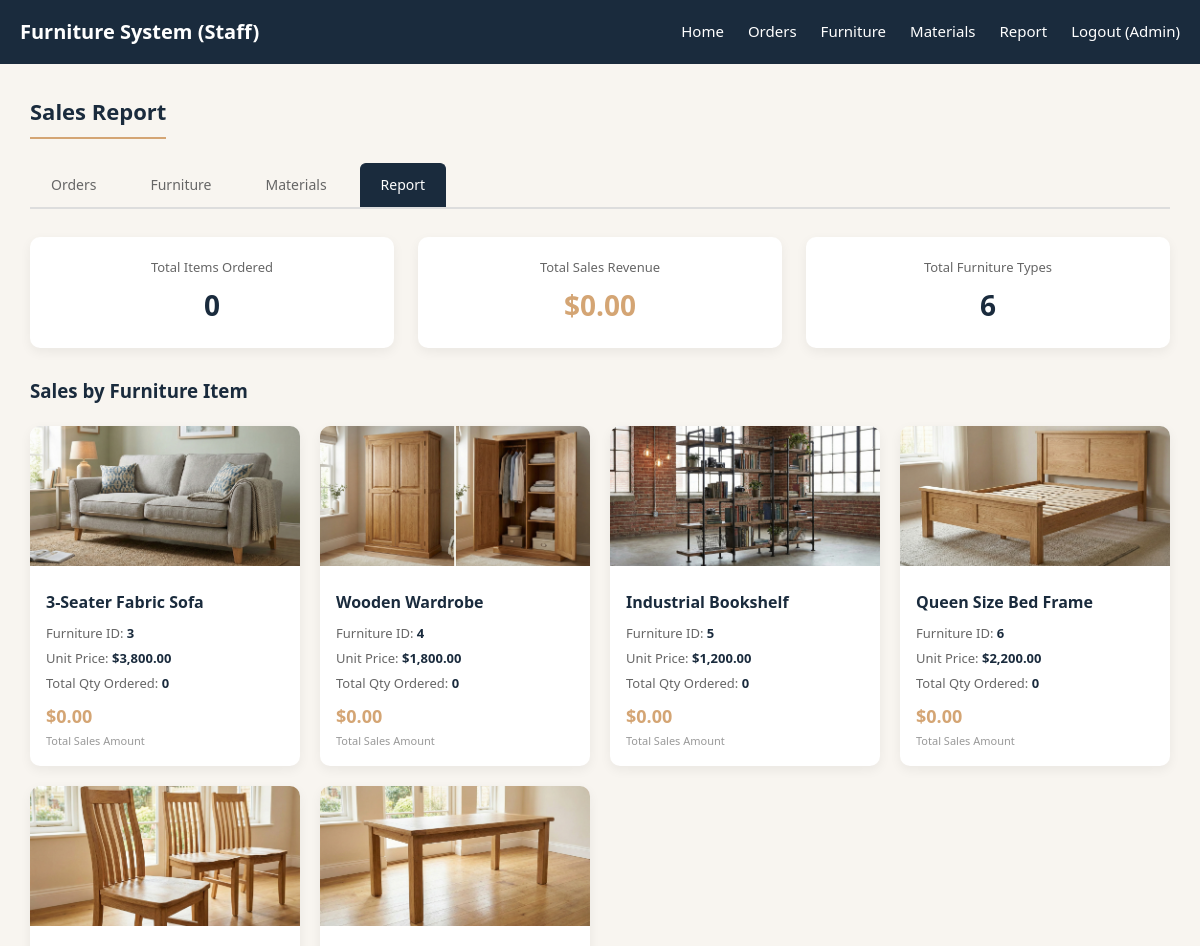
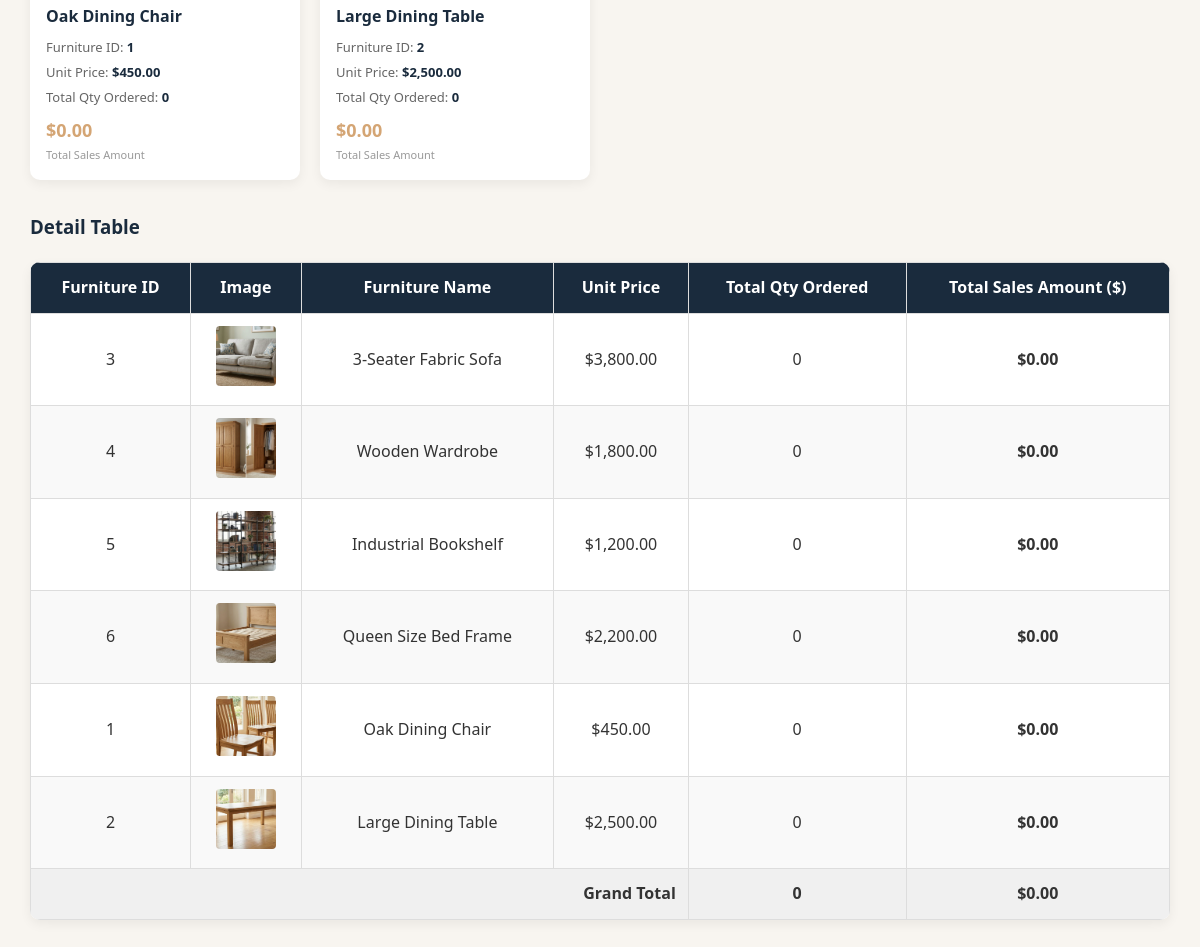
The page /admin_report.php (signed in) on the database its author committed (2 pictures, top to bottom).
### tables this page shows
CREATE TABLE Furniture (
    furnitureID          INT            NOT NULL AUTO_INCREMENT,
    furnitureSKU         VARCHAR(20)    DEFAULT NULL,
    furnitureName        VARCHAR(255)   NOT NULL,
    furnitureModel       VARCHAR(50)    DEFAULT NULL,
    furnitureDescription VARCHAR(255)   NOT NULL,
    furniturePrice       DECIMAL(10, 2) NOT NULL,
    furnitureImage       VARCHAR(255)   DEFAULT NULL,
    furnitureCategory    VARCHAR(100)   DEFAULT NULL,
    furnitureStockStatus INT            NOT NULL DEFAULT 1,  
    PRIMARY KEY (furnitureID)
);

### admin_report.php (the view, shortened to what this page needs)
<?php
require_once('3_Connections/DB_Configuration.php');
$sql = "SELECT f.furnitureID,
               f.furnitureName,
               f.furnitureImage,
               f.furniturePrice,
               IFNULL(SUM(of.orderQty), 0)                        AS totalQty,
               IFNULL(SUM(of.orderQty * f.furniturePrice), 0.00)  AS totalSales
        FROM Furniture f
        LEFT JOIN OrderFurniture of ON f.furnitureID = of.furnitureID
        GROUP BY f.furnitureID
        ORDER BY totalSales DESC";
$report = mysqli_query($conn, $sql);
$grandQty   = 0;
$grandSales = 0.0;
$rows       = array();
if ($report) {
    while ($r = mysqli_fetch_assoc($report)) {
        $grandQty   += (int)$r['totalQty'];
        $grandSales += (float)$r['totalSales'];
        $rows[]      = $r;
    }
}
$staffName = isset($_SESSION['staffName']) ? $_SESSION['staffName'] : 'Staff';
?>
<!DOCTYPE html>
<html lang="en">
<head>
    <link rel="stylesheet" href="css/style.css">
    <link rel="stylesheet" href="css/admin.css">
</head>
<body>
<nav>
    <div class="container nav-inner">
        <div class="logo">Furniture System (Staff)</div>
        <ul class="nav-links">
            <li><a href="index.php">Home</a></li>
            <li><a href="admin.php">Orders</a></li>
            <li><a href="admin_furniture.php">Furniture</a></li>
            <li><a href="admin_material.php">Materials</a></li>
            <li><a href="admin_report.php">Report</a></li>
            <li><a href="logout.php">Logout (<?php echo htmlspecialchars($staffName); ?>)</a></li>
        </ul>
    </div>
</nav>
<div class="admin-container">
    <h2 class="section-title">Sales Report</h2>
    <div class="admin-tabs">
        <a href="admin.php">Orders</a>
        <a href="admin_furniture.php">Furniture</a>
        <a href="admin_material.php">Materials</a>
        <a href="admin_report.php" class="active">Report</a>
    </div>
    <div style="display:flex;gap:24px;margin-bottom:28px;flex-wrap:wrap;">
        <div class="form-box" style="flex:1;min-width:200px;text-align:center;padding:20px;">
            <div style="font-size:13px;color:#666;margin-bottom:6px;">Total Items Ordered</div>
            <div style="font-size:28px;font-weight:700;color:var(--primary);"><?php echo number_format($grandQty); ?></div>
        </div>
        <div class="form-box" style="flex:1;min-width:200px;text-align:center;padding:20px;">
            <div style="font-size:13px;color:#666;margin-bottom:6px;">Total Sales Revenue</div>
            <div style="font-size:28px;font-weight:700;color:var(--secondary);">$<?php echo number_format($grandSales, 2); ?></div>
        </div>
        <div class="form-box" style="flex:1;min-width:200px;text-align:center;padding:20px;">
            <div style="font-size:13px;color:#666;margin-bottom:6px;">Total Furniture Types</div>
            <div style="font-size:28px;font-weight:700;color:var(--primary);"><?php echo count($rows); ?></div>
        </div>
    </div>
    <h3 style="color:var(--primary);margin-bottom:16px;">Sales by Furniture Item</h3>
    <div class="report-grid">
        <?php foreach ($rows as $r): ?>
        <div class="report-card">
            <?php $imgPath = '1_Resources/furntiure_images/' . ($r['furnitureImage'] ? $r['furnitureImage'] : 'default.png'); ?>
            <img src="<?php echo htmlspecialchars($imgPath); ?>" alt="<?php echo htmlspecialchars($r['furnitureName']); ?>"
                 class="report-card-img" onerror="this.src='https://placehold.co/400x140?text=No+Image'">
            <div class="report-card-body">
                <div class="report-card-title"><?php echo htmlspecialchars($r['furnitureName']); ?></div>
                <div class="report-stat">Furniture ID: <span><?php echo $r['furnitureID']; ?></span></div>
                <div class="report-stat">Unit Price: <span>$<?php echo number_format($r['furniturePrice'], 2); ?></span></div>
                <div class="report-stat">Total Qty Ordered: <span><?php echo number_format($r['totalQty']); ?></span></div>
                <div class="report-total">$<?php echo number_format($r['totalSales'], 2); ?></div>
                <div style="font-size:11px;color:#999;margin-top:2px;">Total Sales Amount</div>
            </div>
        </div>
        <?php endforeach; ?>
    </div>
    <h3 style="color:var(--primary);margin:32px 0 8px;">Detail Table</h3>
    <table>
        <thead>
        <tr>
            <th>Furniture ID</th>
            <th>Image</th>
            <th>Furniture Name</th>
            <th>Unit Price</th>
            <th>Total Qty Ordered</th>
            <th>Total Sales Amount ($)</th>
        </tr>
        </thead>
        <tbody>
        <?php foreach ($rows as $r): ?>
        <tr>
            <td><?php echo $r['furnitureID']; ?></td>
            <td>
                <img src="<?php echo htmlspecialchars('1_Resources/furntiure_images/' . ($r['furnitureImage'] ? $r['furnitureImage'] : 'default.png')); ?>"
                     class="table-img" onerror="this.style.display='none'" alt="">
            </td>
            <td><?php echo htmlspecialchars($r['furnitureName']); ?></td>
            <td>$<?php echo number_format($r['furniturePrice'], 2); ?></td>
            <td><?php echo number_format($r['totalQty']); ?></td>
            <td><strong>$<?php echo number_format($r['totalSales'], 2); ?></strong></td>
        </tr>
        <?php endforeach; ?>
        </tbody>
        <tfoot>
        <tr style="background:#f0f0f0;font-weight:700;">
            <td colspan="4" style="text-align:right;">Grand Total</td>
            <td><?php echo number_format($grandQty); ?></td>
            <td>$<?php echo number_format($grandSales, 2); ?></td>
        </tr>
        </tfoot>
    </table>
</div>
</body>
</html>

### css/style.css (style rules this page uses)
* { margin: 0; padding: 0; box-sizing: border-box; font-family: 'Segoe UI', Roboto, Helvetica, Arial, sans-serif; }
:root { --primary: #1a2b3d; --secondary: #d4a574; --light: #f8f5f0; --white: #fff; --gray: #666; --light-gray: #f1f1f1; --radius: 10px; --shadow: 0 4px 12px rgba(0, 0, 0, 0.06); --transition: 0.3s ease; }
body { background: var(--light); color: #333; line-height: 1.6; }
.container { max-width: 1200px; margin: 0 auto; padding: 0 20px; }
nav { background: var(--primary); padding: 16px 0; position: sticky; top: 0; z-index: 99; }
.nav-inner { display: flex; justify-content: space-between; align-items: center; }
.logo { color: var(--white); font-size: 20px; font-weight: 600; }
.nav-links { display: flex; gap: 24px; list-style: none; }
.nav-links a { color: var(--white); text-decoration: none; font-size: 15px; transition: var(--transition); }
.section-title { font-size: 22px; font-weight: 600; color: var(--primary); margin-bottom: 24px; padding-bottom: 8px; border-bottom: 2px solid var(--secondary); display: inline-block; }
.form-box { background: var(--white); max-width: 600px; margin: 0 auto; padding: 30px; border-radius: var(--radius); box-shadow: var(--shadow); }

### css/admin.css (style rules this page uses)
.admin-container { padding: 30px; max-width: 1200px; margin: 0 auto; }
table { width: 100%; border-collapse: collapse; margin-top: 20px; background: #fff; border-radius: var(--radius); overflow: hidden; box-shadow: var(--shadow); }
th, td { border: 1px solid #ddd; padding: 12px; text-align: center; vertical-align: middle; }
th { background-color: var(--primary); color: white; white-space: nowrap; }
tr:nth-child(even) { background-color: #f9f9f9; }
.table-img { width: 60px; height: 60px; object-fit: cover; border-radius: 4px; }
.admin-tabs { display: flex; gap: 12px; margin-bottom: 28px; border-bottom: 2px solid #ddd; padding-bottom: 0; }
.admin-tabs a { padding: 10px 20px; text-decoration: none; color: var(--gray); border-radius: 6px 6px 0 0; font-size: 14px; font-weight: 500; border: 1px solid transparent; border-bottom: none; transition: var(--transition); }
.admin-tabs a.active, .admin-tabs a:hover { background: var(--primary); color: #fff; border-color: var(--primary); }
.report-grid { display: grid; grid-template-columns: repeat(auto-fill, minmax(240px, 1fr)); gap: 20px; margin-top: 20px; }
.report-card { background: #fff; border-radius: var(--radius); box-shadow: var(--shadow); overflow: hidden; }
.report-card-img { width: 100%; height: 140px; object-fit: cover; }
.report-card-body { padding: 16px; }
.report-card-title { font-size: 16px; font-weight: 600; color: var(--primary); margin-bottom: 8px; }
.report-stat { font-size: 13px; color: var(--gray); margin-bottom: 4px; }
.report-stat span { font-weight: 600; color: var(--primary); }
.report-total { font-size: 18px; font-weight: 700; color: var(--secondary); margin-top: 8px; }

### rows shown on the page
furniture: furnitureImage (picture), furnitureName "3-Seater Fabric Sofa", furnitureID "3", furniturePrice "3,800.00", totalQty "0", totalSales "0.00"
furniture: furnitureImage (picture), furnitureName "Wooden Wardrobe", furnitureID "4", furniturePrice "1,800.00", totalQty "0", totalSales "0.00"
furniture: furnitureImage (picture), furnitureName "Industrial Bookshelf", furnitureID "5", furniturePrice "1,200.00", totalQty "0", totalSales "0.00"
furniture: furnitureImage (picture), furnitureName "Queen Size Bed Frame", furnitureID "6", furniturePrice "2,200.00", totalQty "0", totalSales "0.00"
furniture: furnitureImage (picture), furnitureName "Oak Dining Chair", furnitureID "1", furniturePrice "450.00", totalQty "0", totalSales "0.00"
furniture: furnitureImage (picture), furnitureName "Large Dining Table", furnitureID "2", furniturePrice "2,500.00", totalQty "0", totalSales "0.00"

### other values the page prints
$staffName "Admin"
$grandQty "0"
$grandSales "0.00"
count($rows) "6"
